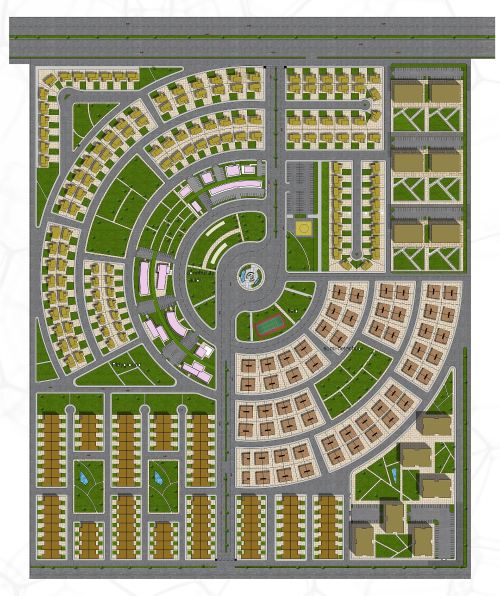
#> input picture media/lotissements/plans/2026/03/PLAN_DE_LOTISSEMENT.png, 1000 x 1192 px (shown at 1/2 size); its folder holds only this picture in this run
$ python -i watermark_service.py   (imports and definitions only)
#> lines starting #> are read from the running program, lines starting #| are printed output that depends on the picture
"""
Service de filigrane automatique — EYE-FONCIER
Applique un watermark sur les images des parcelles :
  - Logo EYE-FONCIER en bas a droite
  - Nom du site "eye-foncier.com" en bas au centre
"""
import logging
import os

from django.conf import settings
from PIL import Image, ImageDraw, ImageEnhance, ImageFont

logger = logging.getLogger(__name__)

# Extensions image supportees
IMAGE_EXTENSIONS = {".jpg", ".jpeg", ".png", ".webp", ".jfif"}


def is_image_file(file_path):
    """Verifie si le fichier est une image supportee."""
    ext = os.path.splitext(file_path)[1].lower()
    return ext in IMAGE_EXTENSIONS


def _get_logo():
    """Charge le logo EYE-FONCIER depuis les fichiers statiques."""
    logo_path = os.path.join(settings.BASE_DIR, "static", "img", "logo.png")
    if not os.path.isfile(logo_path):
        logo_path = os.path.join(settings.BASE_DIR, "logo.png")
    if os.path.isfile(logo_path):
        try:
            return Image.open(logo_path).convert("RGBA")
        except Exception as e:
            logger.warning("Impossible de charger le logo : %s", e)
    return None


def _get_font(size):
    """Retourne une police TTF Bold pour le texte du watermark."""
    font_candidates = [
        "C:/Windows/Fonts/arialbd.ttf",
        "C:/Windows/Fonts/arial.ttf",
        "arial.ttf",
        "ArialBold.ttf",
        "DejaVuSans-Bold.ttf",
        "/usr/share/fonts/truetype/dejavu/DejaVuSans-Bold.ttf",
        "/usr/share/fonts/truetype/liberation/LiberationSans-Bold.ttf",
    ]
    for font_name in font_candidates:
        try:
            return ImageFont.truetype(font_name, size)
        except (OSError, IOError):
            continue
    return ImageFont.load_default()


def apply_watermark(image_path):
    """
    Applique le filigrane EYE-FONCIER sur une image (in-place).

    Le filigrane comprend :
    - Un bandeau degrade noir semi-transparent en bas
    - Le logo EYE-FONCIER en bas a droite
    - Le texte "eye-foncier.com" en bas au centre

    Args:
        image_path: Chemin absolu vers le fichier image

    Returns:
        bool: True si le watermark a ete applique, False sinon
    """
    if not os.path.isfile(image_path):
        logger.warning("Fichier introuvable : %s", image_path)
        return False

    if not is_image_file(image_path):
        logger.debug("Fichier non-image ignore : %s", image_path)
        return False

    try:
        original = Image.open(image_path)
#> original is the input picture: PIL image 1000x1192 RGBA; mean R, G, B, A 151.1, 151.6, 126.2, 255
        width, height = original.size
#> width = 1000; height = 1192

        if original.mode != "RGBA":
            image = original.convert("RGBA")
        else:
            image = original.copy()

        # ── Settings ──
        logo_opacity = getattr(settings, "IMAGE_WATERMARK_LOGO_OPACITY", 200)
        logo_ratio = getattr(settings, "IMAGE_WATERMARK_LOGO_RATIO", 0.15)

        # ═══ 1. Bandeau bas semi-transparent ═══
        banner_h = max(int(height * 0.08), 40)
#> banner_h = 95
        overlay_bottom = Image.new("RGBA", (width, height), (0, 0, 0, 0))
#> overlay_bottom: PIL image 1000x1192 RGBA; every value is 0
        bottom_draw = ImageDraw.Draw(overlay_bottom)

        # Fond degrade noir semi-transparent en bas
        for i in range(banner_h):
            alpha = int(140 * (i / banner_h))
            bottom_draw.line(
                [(0, height - banner_h + i), (width, height - banner_h + i)],
                fill=(0, 0, 0, alpha),
            )
        image = Image.alpha_composite(image, overlay_bottom)
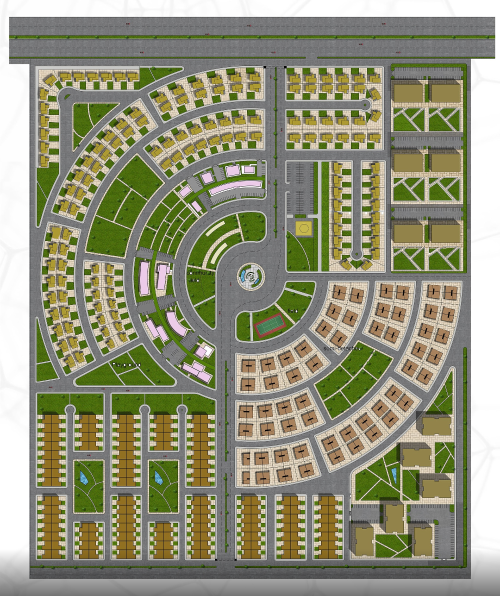
#> image: PIL image 1000x1192 RGBA (shown at 1/2 size); mean R, G, B, A 146.7, 147.2, 121.9, 255

        # ═══ 2. Logo EYE-FONCIER en bas a droite ═══
        overlay_elements = Image.new("RGBA", (width, height), (0, 0, 0, 0))

        logo = _get_logo()
        margin = max(int(min(width, height) * 0.025), 10)

        if logo:
            logo_width = max(int(width * logo_ratio), 60)
            logo_height = int(logo_width * logo.height / logo.width)
            logo_resized = logo.resize((logo_width, logo_height), Image.LANCZOS)

            # Opacite via canal alpha
            r, g, b, a = logo_resized.split()
            a = ImageEnhance.Brightness(a).enhance(logo_opacity / 255.0)
            logo_semi = Image.merge("RGBA", (r, g, b, a))

            pos_x = width - logo_width - margin
            pos_y = height - logo_height - margin
            overlay_elements.paste(logo_semi, (pos_x, pos_y), logo_semi)

        image = Image.alpha_composite(image, overlay_elements)

        # ═══ 3. Texte "eye-foncier.com" en bas centre ═══
        overlay_url = Image.new("RGBA", (width, height), (0, 0, 0, 0))
        url_draw = ImageDraw.Draw(overlay_url)
        url_font_size = max(int(min(width, height) * 0.03), 12)
        url_font = _get_font(url_font_size)
        url_text = "eye-foncier.com"
        url_bbox = url_draw.textbbox((0, 0), url_text, font=url_font)
        url_w = url_bbox[2] - url_bbox[0]
        url_x = (width - url_w) // 2
        url_y = height - margin - url_font_size
        # Ombre
        url_draw.text(
            (url_x + 1, url_y + 1), url_text, font=url_font,
            fill=(0, 0, 0, 150),
        )
        # Texte blanc
        url_draw.text(
            (url_x, url_y), url_text, font=url_font,
            fill=(255, 255, 255, 230),
        )
        image = Image.alpha_composite(image, overlay_url)

        # ═══ Sauvegarder ═══
        ext = os.path.splitext(image_path)[1].lower()
        if ext in (".jpg", ".jpeg"):
            image.convert("RGB").save(image_path, "JPEG", quality=92, optimize=True)
        elif ext == ".webp":
            image.save(image_path, "WEBP", quality=90)
        else:
            image.save(image_path, "PNG", optimize=True)

        logger.info("Filigrane applique : %s", os.path.basename(image_path))
        return True

    except Exception as e:
        logger.error("Erreur watermark sur %s : %s", image_path, e, exc_info=True)
        return False

#> (the run stopped early here; a loop or call above may not have finished)
